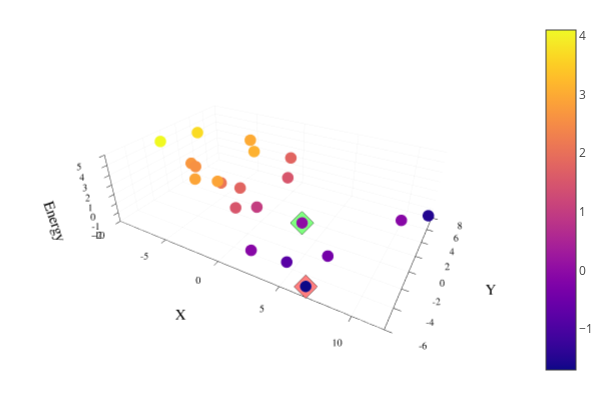

Here is the notebook cell this chart was saved with:
### Code cell
# 3D
plotlyjs()
plot()

scatter!(X,Y,Z,zcolor=Z,m=cgrad(:plasma),markerstrokewidth=0,markersize=2,legend=false)

plot!([X[1]],[Y[1]],[Z[1]], seriestype = :scatter, markersize=3,
        color=color=palette(:lighttest)[4],markershape=:diamond,opacity=0.8) # Green for Si
plot!([X[end]],[Y[end]],[Z[end]], seriestype = :scatter, markersize=3,
        color=color=palette(:lighttest)[7],markershape=:diamond,opacity=0.8) # Red for Sf
xlims!(floor(minimum(X)),ceil(maximum(X)))
ylims!(floor(minimum(Y)),ceil(maximum(Y)))
zlims!(floor(minimum(Z)),ceil(maximum(Z)))
plot!(xlabel="X", ylabel="Y", zlabel = "Energy")

### Figure 1 — Plotly figure (JSON) as saved in the notebook; plotly's stock layout.template omitted (floating-point values rounded to 4 significant figures; data arrays with more than 128 entries replaced by an {"elided": "..."} marker saying what was removed)
{"data": [{"colorbar": {"title": ""}, "legendgroup": "y1", "marker": {"color": "rgba(142, 12, 164, 1.000)", "line": {"color": "rgba(0, 0, 0, 1.000)", "width": 0}, "size": 4, "symbol": "circle"}, "mode": "markers", "name": "y1", "scene": "scene", "showlegend": true, "type": "scatter3d", "x": [4.05], "xaxis": "x", "y": [-0.6865], "yaxis": "y", "z": [0], "zaxis": "z", "zmax": 4.1, "zmin": -1.7}, {"colorbar": {"title": ""}, "legendgroup": "y1", "marker": {"color": "rgba(252, 164, 55, 1.000)", "line": {"color": "rgba(0, 0, 0, 1.000)", "width": 0}, "size": 4, "symbol": "circle"}, "mode": "markers", "name": "y1", "scene": "scene", "showlegend": false, "type": "scatter3d", "x": [-4.042], "xaxis": "x", "y": [-2.902], "yaxis": "y", "z": [2.9], "zaxis": "z", "zmax": 4.1, "zmin": -1.7}, {"colorbar": {"title": ""}, "legendgroup": "y1", "marker": {"color": "rgba(215, 86, 108, 1.000)", "line": {"color": "rgba(0, 0, 0, 1.000)", "width": 0}, "size": 4, "symbol": "circle"}, "mode": "markers", "name": "y1", "scene": "scene", "showlegend": false, "type": "scatter3d", "x": [-0.1964], "xaxis": "x", "y": [-3.18], "yaxis": "y", "z": [1.5], "zaxis": "z", "zmax": 4.1, "zmin": -1.7}, {"colorbar": {"title": ""}, "legendgroup": "y1", "marker": {"color": "rgba(116, 1, 168, 1.000)", "line": {"color": "rgba(0, 0, 0, 1.000)", "width": 0}, "size": 4, "symbol": "circle"}, "mode": "markers", "name": "y1", "scene": "scene", "showlegend": false, "type": "scatter3d", "x": [7.085], "xaxis": "x", "y": [-2.958], "yaxis": "y", "z": [-0.4], "zaxis": "z", "zmax": 4.1, "zmin": -1.7}, {"colorbar": {"title": ""}, "legendgroup": "y1", "marker": {"color": "rgba(35, 6, 144, 1.000)", "line": {"color": "rgba(0, 0, 0, 1.000)", "width": 0}, "size": 4, "symbol": "circle"}, "mode": "markers", "name": "y1", "scene": "scene", "showlegend": false, "type": "scatter3d", "x": [11.74], "xaxis": "x", "y": [7.473], "yaxis": "y", "z": [-1.5], "zaxis": "z", "zmax": 4.1, "zmin": -1.7}, {"colorbar": {"title": ""}, "legendgroup": "y1", "marker": {"color": "rgba(135, 7, 166, 1.000)", "line": {"color": "rgba(0, 0, 0, 1.000)", "width": 0}, "size": 4, "symbol": "circle"}, "mode": "markers", "name": "y1", "scene": "scene", "showlegend": false, "type": "scatter3d", "x": [10.3], "xaxis": "x", "y": [3.677], "yaxis": "y", "z": [-0.1], "zaxis": "z", "zmax": 4.1, "zmin": -1.7}, {"colorbar": {"title": ""}, "legendgroup": "y1", "marker": {"color": "rgba(215, 86, 108, 1.000)", "line": {"color": "rgba(0, 0, 0, 1.000)", "width": 0}, "size": 4, "symbol": "circle"}, "mode": "markers", "name": "y1", "scene": "scene", "showlegend": false, "type": "scatter3d", "x": [0.8942], "xaxis": "x", "y": [3.045], "yaxis": "y", "z": [1.5], "zaxis": "z", "zmax": 4.1, "zmin": -1.7}, {"colorbar": {"title": ""}, "legendgroup": "y1", "marker": {"color": "rgba(225, 101, 97, 1.000)", "line": {"color": "rgba(0, 0, 0, 1.000)", "width": 0}, "size": 4, "symbol": "circle"}, "mode": "markers", "name": "y1", "scene": "scene", "showlegend": false, "type": "scatter3d", "x": [-0.4256], "xaxis": "x", "y": [6.182], "yaxis": "y", "z": [1.8], "zaxis": "z", "zmax": 4.1, "zmin": -1.7}, {"colorbar": {"title": ""}, "legendgroup": "y1", "marker": {"color": "rgba(252, 164, 55, 1.000)", "line": {"color": "rgba(0, 0, 0, 1.000)", "width": 0}, "size": 4, "symbol": "circle"}, "mode": "markers", "name": "y1", "scene": "scene", "showlegend": false, "type": "scatter3d", "x": [-2.356], "xaxis": "x", "y": [-2.3], "yaxis": "y", "z": [2.9], "zaxis": "z", "zmax": 4.1, "zmin": -1.7}, {"colorbar": {"title": ""}, "legendgroup": "y1", "marker": {"color": "rgba(195, 61, 128, 1.000)", "line": {"color": "rgba(0, 0, 0, 1.000)", "width": 0}, "size": 4, "symbol": "circle"}, "mode": "markers", "name": "y1", "scene": "scene", "showlegend": false, "type": "scatter3d", "x": [0.7179], "xaxis": "x", "y": [-1.699], "yaxis": "y", "z": [1], "zaxis": "z", "zmax": 4.1, "zmin": -1.7}, {"colorbar": {"title": ""}, "legendgroup": "y1", "marker": {"color": "rgba(247, 145, 67, 1.000)", "line": {"color": "rgba(0, 0, 0, 1.000)", "width": 0}, "size": 4, "symbol": "circle"}, "mode": "markers", "name": "y1", "scene": "scene", "showlegend": false, "type": "scatter3d", "x": [-5.733], "xaxis": "x", "y": [-0.7649], "yaxis": "y", "z": [2.6], "zaxis": "z", "zmax": 4.1, "zmin": -1.7}, {"colorbar": {"title": ""}, "legendgroup": "y1", "marker": {"color": "rgba(225, 101, 97, 1.000)", "line": {"color": "rgba(0, 0, 0, 1.000)", "width": 0}, "size": 4, "symbol": "circle"}, "mode": "markers", "name": "y1", "scene": "scene", "showlegend": false, "type": "scatter3d", "x": [-1.292], "xaxis": "x", "y": [-0.8797], "yaxis": "y", "z": [1.8], "zaxis": "z", "zmax": 4.1, "zmin": -1.7}, {"colorbar": {"title": ""}, "legendgroup": "y1", "marker": {"color": "rgba(253, 170, 52, 1.000)", "line": {"color": "rgba(0, 0, 0, 1.000)", "width": 0}, "size": 4, "symbol": "circle"}, "mode": "markers", "name": "y1", "scene": "scene", "showlegend": false, "type": "scatter3d", "x": [-4.424], "xaxis": "x", "y": [5.724], "yaxis": "y", "z": [3], "zaxis": "z", "zmax": 4.1, "zmin": -1.7}, {"colorbar": {"title": ""}, "legendgroup": "y1", "marker": {"color": "rgba(240, 249, 33, 1.000)", "line": {"color": "rgba(0, 0, 0, 1.000)", "width": 0}, "size": 4, "symbol": "circle"}, "mode": "markers", "name": "y1", "scene": "scene", "showlegend": false, "type": "scatter3d", "x": [-9.639], "xaxis": "x", "y": [-0.4779], "yaxis": "y", "z": [4.1], "zaxis": "z", "zmax": 4.1, "zmin": -1.7}, {"colorbar": {"title": ""}, "legendgroup": "y1", "marker": {"color": "rgba(250, 219, 36, 1.000)", "line": {"color": "rgba(0, 0, 0, 1.000)", "width": 0}, "size": 4, "symbol": "circle"}, "mode": "markers", "name": "y1", "scene": "scene", "showlegend": false, "type": "scatter3d", "x": [-8.783], "xaxis": "x", "y": [3.496], "yaxis": "y", "z": [3.7], "zaxis": "z", "zmax": 4.1, "zmin": -1.7}, {"colorbar": {"title": ""}, "legendgroup": "y1", "marker": {"color": "rgba(253, 177, 48, 1.000)", "line": {"color": "rgba(0, 0, 0, 1.000)", "width": 0}, "size": 4, "symbol": "circle"}, "mode": "markers", "name": "y1", "scene": "scene", "showlegend": false, "type": "scatter3d", "x": [-2.675], "xaxis": "x", "y": [3.544], "yaxis": "y", "z": [3.1], "zaxis": "z", "zmax": 4.1, "zmin": -1.7}, {"colorbar": {"title": ""}, "legendgroup": "y1", "marker": {"color": "rgba(249, 151, 63, 1.000)", "line": {"color": "rgba(0, 0, 0, 1.000)", "width": 0}, "size": 4, "symbol": "circle"}, "mode": "markers", "name": "y1", "scene": "scene", "showlegend": false, "type": "scatter3d", "x": [-6.322], "xaxis": "x", "y": [-0.5969], "yaxis": "y", "z": [2.7], "zaxis": "z", "zmax": 4.1, "zmin": -1.7}, {"colorbar": {"title": ""}, "legendgroup": "y1", "marker": {"color": "rgba(235, 117, 86, 1.000)", "line": {"color": "rgba(0, 0, 0, 1.000)", "width": 0}, "size": 4, "symbol": "circle"}, "mode": "markers", "name": "y1", "scene": "scene", "showlegend": false, "type": "scatter3d", "x": [-2.765], "xaxis": "x", "y": [-1.353], "yaxis": "y", "z": [2.1], "zaxis": "z", "zmax": 4.1, "zmin": -1.7}, {"colorbar": {"title": ""}, "legendgroup": "y1", "marker": {"color": "rgba(135, 7, 166, 1.000)", "line": {"color": "rgba(0, 0, 0, 1.000)", "width": 0}, "size": 4, "symbol": "circle"}, "mode": "markers", "name": "y1", "scene": "scene", "showlegend": false, "type": "scatter3d", "x": [2.475], "xaxis": "x", "y": [-5.411], "yaxis": "y", "z": [-0.1], "zaxis": "z", "zmax": 4.1, "zmin": -1.7}, {"colorbar": {"title": ""}, "legendgroup": "y1", "marker": {"color": "rgba(89, 1, 165, 1.000)", "line": {"color": "rgba(0, 0, 0, 1.000)", "width": 0}, "size": 4, "symbol": "circle"}, "mode": "markers", "name": "y1", "scene": "scene", "showlegend": false, "type": "scatter3d", "x": [4.802], "xaxis": "x", "y": [-4.602], "yaxis": "y", "z": [-0.8], "zaxis": "z", "zmax": 4.1, "zmin": -1.7}, {"colorbar": {"title": ""}, "legendgroup": "y1", "marker": {"color": "rgba(13, 8, 135, 1.000)", "line": {"color": "rgba(0, 0, 0, 1.000)", "width": 0}, "size": 4, "symbol": "circle"}, "mode": "markers", "name": "y1", "scene": "scene", "showlegend": false, "type": "scatter3d", "x": [6.593], "xaxis": "x", "y": [-5.33], "yaxis": "y", "z": [-1.7], "zaxis": "z", "zmax": 4.1, "zmin": -1.7}, {"colorbar": {"title": ""}, "hoverinfo": "none", "marker": {"cmax": 4.1, "cmin": -1.7, "color": [0.5], "colorscale": {"elided": "256x2 mixed values"}, "opacity": 1e-10, "showscale": true, "size": 1e-10}, "mode": "markers", "name": "y1", "scene": "scene", "showlegend": false, "type": "scatter3d", "x": [4.05], "xaxis": "x", "y": [-0.6865], "yaxis": "y", "z": [0], "zaxis": "z", "zmax": 4.1, "zmin": -1.7}, {"colorbar": {"title": ""}, "legendgroup": "y2", "marker": {"color": "rgba(76, 204, 76, 0.800)", "line": {"color": "rgba(0, 0, 0, 0.800)", "width": 1}, "size": 6, "symbol": "diamond"}, "mode": "markers", "name": "y2", "scene": "scene", "showlegend": true, "type": "scatter3d", "x": [4.05], "xaxis": "x", "y": [-0.6865], "yaxis": "y", "z": [0], "zaxis": "z", "zmax": 4.1, "zmin": -1.7}, {"colorbar": {"title": ""}, "legendgroup": "y3", "marker": {"color": "rgba(255, 76, 76, 0.800)", "line": {"color": "rgba(0, 0, 0, 0.800)", "width": 1}, "size": 6, "symbol": "diamond"}, "mode": "markers", "name": "y3", "scene": "scene", "showlegend": true, "type": "scatter3d", "x": [6.593], "xaxis": "x", "y": [-5.33], "yaxis": "y", "z": [-1.7], "zaxis": "z", "zmax": 4.1, "zmin": -1.7}], "layout": {"annotations": [], "height": 400, "margin": {"b": 20, "l": 0, "r": 0, "t": 20}, "paper_bgcolor": "rgba(255, 255, 255, 1.000)", "plot_bgcolor": "rgba(255, 255, 255, 1.000)", "scene": {"camera": {"eye": {"x": 1.126, "y": -1.95, "z": 1.3}}, "domain": {"x": [0.06165, 0.9934], "y": [0.07581, 0.9902]}, "xaxis": {"gridcolor": "rgba(0, 0, 0, 0.100)", "gridwidth": 0.5, "linecolor": "rgba(0, 0, 0, 1.000)", "mirror": false, "range": [-10, 12], "showgrid": true, "showline": true, "showticklabels": true, "tickangle": 0, "tickcolor": "rgb(0, 0, 0)", "tickfont": {"color": "rgba(0, 0, 0, 1.000)", "family": "sans-serif", "size": 11}, "tickmode": "array", "ticks": "inside", "ticktext": ["-10", "-5", "0", "5", "10"], "tickvals": [-10, -5, 0, 5, 10], "title": "X", "titlefont": {"color": "rgba(0, 0, 0, 1.000)", "family": "sans-serif", "size": 15}, "type": "-", "visible": true, "zeroline": false, "zerolinecolor": "rgba(0, 0, 0, 1.000)"}, "yaxis": {"gridcolor": "rgba(0, 0, 0, 0.100)", "gridwidth": 0.5, "linecolor": "rgba(0, 0, 0, 1.000)", "mirror": false, "range": [-6, 8], "showgrid": true, "showline": true, "showticklabels": true, "tickangle": 0, "tickcolor": "rgb(0, 0, 0)", "tickfont": {"color": "rgba(0, 0, 0, 1.000)", "family": "sans-serif", "size": 11}, "tickmode": "array", "ticks": "inside", "ticktext": ["-6", "-4", "-2", "0", "2", "4", "6", "8"], "tickvals": [-6, -4, -2, 0, 2, 4, 6, 8], "title": "Y", "titlefont": {"color": "rgba(0, 0, 0, 1.000)", "family": "sans-serif", "size": 15}, "type": "-", "visible": true, "zeroline": false, "zerolinecolor": "rgba(0, 0, 0, 1.000)"}, "zaxis": {"gridcolor": "rgba(0, 0, 0, 0.100)", "gridwidth": 0.5, "linecolor": "rgba(0, 0, 0, 1.000)", "mirror": false, "range": [-2, 5], "showgrid": true, "showline": true, "showticklabels": true, "tickangle": 0, "tickcolor": "rgb(0, 0, 0)", "tickfont": {"color": "rgba(0, 0, 0, 1.000)", "family": "sans-serif", "size": 11}, "tickmode": "array", "ticks": "inside", "ticktext": ["-2", "-1", "0", "1", "2", "3", "4", "5"], "tickvals": [-2, -1, 0, 1, 2, 3, 4, 5], "title": "Energy", "titlefont": {"color": "rgba(0, 0, 0, 1.000)", "family": "sans-serif", "size": 15}, "type": "-", "visible": true, "zeroline": false, "zerolinecolor": "rgba(0, 0, 0, 1.000)"}}, "showlegend": false, "width": 600}}
